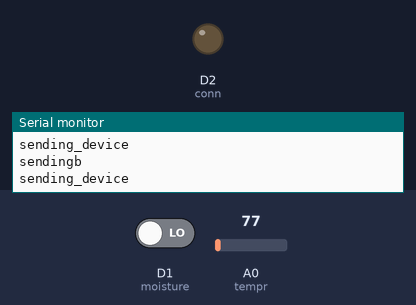
A sketch run on a simulated ESP8266 (NodeMCU). Parts: output pins drawn as LEDs (lit = HIGH), the last lines printed to the serial monitor. Inputs (shaded band) come from the test bench; at power-on: D1 (moisture) LOW, A0 (tempr) = 77. WiFi joins after 1.5 s; servers stay silent unless stated.

Above: at 2.7 s.
2.8 s: D1 (moisture) driven HIGH
At 4.9 s:
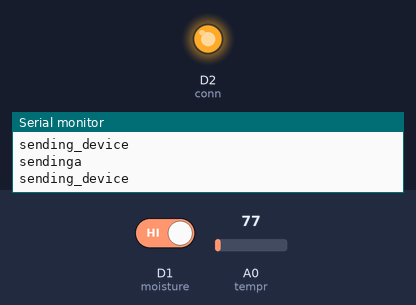
Timing chart, 0 to 6.4 s (numbered marks = the images above; inputs shaded):
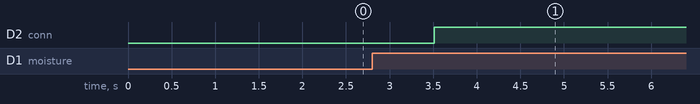

The sketch:

es_12_udp_send_working_1_.ino
```cpp
/*
 * 31 mar 2015
 * This sketch display UDP packets coming from an UDP client.
 * On a Mac the NC command can be used to send UDP. (nc -u 192.168.1.101 2390).
 *
 * Configuration : Enter the ssid and password of your Wifi AP. Enter the port number your server is listening on.
 *
 */

#include <ESP8266WiFi.h>
#include <WiFiUDP.h>

extern "C" {  //required for read Vdd Voltage
#include "user_interface.h"
  // uint16 readvdd33(void);
}

int status = WL_IDLE_STATUS;
const char* ssid = "iot";  //  your network SSID (name)
const char* pass = "micromax";       // your network password

unsigned int localPort = 12345;      // local port to listen for UDP packets

byte packetBuffer[512]; //buffer to hold incoming and outgoing packets

// A UDP instance to let us send and receive packets over UDP
WiFiUDP Udp;
const int tempr = A0;
const int moisture = D1;
const int conn = D2;
void setup()
{
  // Open serial communications and wait for port to open:
  Serial.begin(115200);
  pinMode(moisture, INPUT);
    pinMode(conn, OUTPUT);
    digitalWrite(conn, LOW);
  while (!Serial) {
    ; // wait for serial port to connect. Needed for Leonardo only
  }

  // setting up Station AP
  WiFi.begin(ssid, pass);

  // Wait for connect to AP
  Serial.print("[Connecting]");
  Serial.print(ssid);
  int tries=0;
  while (WiFi.status() != WL_CONNECTED) {
    delay(500);
    Serial.print(".");
    tries++;
    if (tries > 30){
      break;
    }
  }
  Serial.println();


printWifiStatus();

  Serial.println("Connected to wifi");
  Serial.print("Udp server started at port ");
  Serial.println(localPort);
  Udp.begin(localPort);
}

void loop()
{

 int m_data = analogRead(tempr);
 m_data = m_data/2.65;
  int noBytes = Udp.parsePacket();
  String received_command = "";

//  if ( noBytes ) {
//    Serial.print(millis() / 1000);
//    Serial.print(" received from ");
//    Serial.print(Udp.remoteIP());
//    Serial.println();
//    // We've received a packet, read the data from it
//    Udp.read(packetBuffer,noBytes); // read the packet into the buffer
//    // display the packet contents in HEX
//    for (int i=1;i<=noBytes;i++)
//    {
//    //  Serial.print(packetBuffer[i-1],HEX);
//      received_command = received_command + char(packetBuffer[i - 1]);
//
//    if(char(packetBuffer[i - 1] == 'a'))
//    {
//     Serial.print("done it is A");
//    }
//
//      if (i % 32 == 0)
//      {
//        Serial.println();
//      }
//      else Serial.print(' ');
//    } // end for
//   Udp.remoteIP() = 192.168.1.43;
if(digitalRead(moisture) == HIGH)
{
    Serial.println("sendinga");
  //  Udp.beginPacket(Udp.remoteIP(), Udp.remotePort());
    Udp.beginPacket("192.168.43.240",12345);
    Udp.write("a");
    Udp.print(system_get_chip_id());
  //  Udp.write("thank you");
    Udp.println(WiFi.localIP());
    Udp.endPacket();
    digitalWrite(conn, HIGH);
}
    //----------------------------------
else
{
        Serial.println("sendingb");
  //  Udp.beginPacket(Udp.remoteIP(), Udp.remotePort());
    Udp.beginPacket("192.168.43.240",12345);
    Udp.write("b");
    Udp.print(system_get_chip_id());
    //Udp.write("thank you");
    Udp.println(WiFi.localIP());
    Udp.endPacket();
}
    Serial.println("sending_device");
  //  Udp.beginPacket(Udp.remoteIP(), Udp.remotePort());
    Udp.beginPacket("192.168.43.114",12345);
    Udp.println("T_data=");
    Udp.println(m_data);
    //Udp.print(system_get_chip_id());
    //Udp.write("thank you");
   // Udp.println(WiFi.localIP());
    Udp.endPacket();
 //   Serial.print("received_command = ");
   // Serial.println(received_command);
 //   Serial.println();s
    delay(1000);
  //} // end if


}

void printWifiStatus() {
  // print the SSID of the network you're attached to:
  Serial.print("SSID: ");
  Serial.println(WiFi.SSID());

  // print your WiFi shield's IP address:
  IPAddress ip = WiFi.localIP();
  Serial.print("IP Address: ");
  Serial.println(ip);
}
```

Measured:
- after the input at 2.8 s, D2 (conn): LOW → HIGH after 0.71 s
